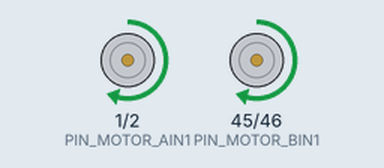
The sketch below on a simulated ESP32-S3. On the bench: motor-driver pin pairs drawn as motors (green arrow = first pin HIGH = forward, orange = second pin HIGH = backward, longer = more drive). What the sketch prints to the serial monitor is not drawn.

Above: at 3.0 s.
At 5.8 s:
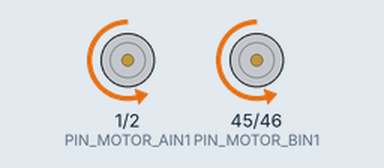
At 8.2 s:
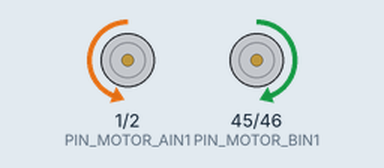
At 13.3 s:
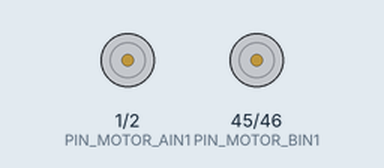
Timing chart, 0 to 19.6 s (numbered marks = the images above):
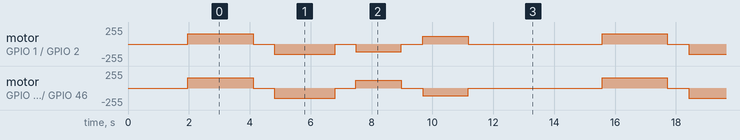

Measured:
- by itself, motor on GPIO 1 (PIN_MOTOR_AIN1) / GPIO 2 (PIN_MOTOR_AIN2): repeats every 13.6 s: stopped 0.70 s, backward 153/255 2.0 s, stopped 0.67 s, backward 115/255 1.5 s, stopped 0.70 s, forward 115/255 1.5 s, stopped 4.4 s, forward 153/255 2.1 s
- by itself, motor on GPIO 45 (PIN_MOTOR_BIN1) / GPIO 46 (PIN_MOTOR_BIN2): repeats every 13.6 s: stopped 0.70 s, backward 153/255 2.0 s, stopped 0.67 s, forward 115/255 1.5 s, stopped 0.70 s, backward 115/255 1.5 s, stopped 4.4 s, forward 153/255 2.1 s

The sketch:

02_motor.ino
```cpp
#include "pinmap.h"

/* ============================================================================
 *  02_motor.ino  ——  TB6612FNG 驱动 4 个 TT 电机（方向脚直接吃 PWM 调速）
 *  ---------------------------------------------------------------------------
 *  【目标】
 *    1) 用 TB6612 让 4 个 TT 减速电机（左 2 个并联、右 2 个并联）正常前进/后退；
 *    2) 演示差速转弯：原地左转 / 原地右转；
 *    3) ★ 特殊设计：TB6612 的 PWMA / PWMB 在硬件上直接接死 3V3（一直 100% 使能），
 *       所以用 AIN1/AIN2/BIN1/BIN2 四个"方向脚"直接输出 PWM 来调速——
 *       前进：AIN1=PWM, AIN2=0；后退：AIN1=0, AIN2=PWM；
 *       两脚都 0 = 滑行（断电，轮子自己滚）；两脚都 1 = 刹车（电机绕组短接）。
 *       （这样能少用 2 个引脚，本板 30 个 GPIO 一个都不剩，详见 docs\01 第 1.3 节）
 *    4) ★ 提供 motorSet(leftPerMille, rightPerMille) 接口（-1000 ~ +1000 千分比），
 *       内部带"加速度限制软启动"：每 5ms 最多变化 20‰。
 *       为什么？电机启动瞬间电流是平时的 5~10 倍，直接给满速会让 5V 被拉塌、
 *       ESP32 掉电重启（现象是"电机一动主控就重启"）。软启动就是为了避免这个。
 *    5) 上电自动跑测试序列：前进 2s → 停 → 后退 2s → 停 → 原地左转 → 原地右转 → 停。
 *
 *  【接线】（详见 docs\01_接线总表.md 第 3.5 节）
 *      TB6612 VM    → 5V            （★ 一定不要接电池 7.4V，TT 电机额定 3~6V）
 *      TB6612 VCC   → 3V3           （逻辑电源）
 *      TB6612 GND   → GND           （必须共地）
 *      TB6612 STBY  → 3V3           （拉高才工作）
 *      TB6612 PWMA  → 3V3           （本项目"方向脚吃 PWM"，PWMA/PWMB 拉满）
 *      TB6612 PWMB  → 3V3
 *      TB6612 AIN1  → GPIO 1        (PIN_MOTOR_AIN1)
 *      TB6612 AIN2  → GPIO 2        (PIN_MOTOR_AIN2)
 *      TB6612 BIN1  → GPIO 45       (PIN_MOTOR_BIN1)
 *      TB6612 BIN2  → GPIO 46       (PIN_MOTOR_BIN2)
 *      AOUT1/AOUT2  → 左侧两个电机（红接红、黑接黑，并联）
 *      BOUT1/BOUT2  → 右侧两个电机（同上）
 *    5V 母排上请并一个 1000µF 电解电容（正极接 5V、负极接 GND），
 *    它是电机启动瞬间的"蓄水池"，没有它很容易重启。
 *
 *  【预期现象】
 *    - 串口打印 [OK] 引脚表和参数；
 *    - 车（建议先架空）按顺序：前进 → 停 → 后退 → 停 → 原地左转 → 原地右转 → 停；
 *    - 每次启动/换向都是"慢慢加速"，没有"咔"的一下猛冲；
 *    - 串口每轮结束打印 [OK] 一轮测试结束，3 秒后自动再来一遍。
 *
 *  【常见错误】
 *    - 一个方向能转、另一个方向不转：PWMA/PWMB 没接到 3V3（这是最常见的）。
 *    - 轮子转向和预期相反：不用重插线！把下面 MOTOR_LEFT_INVERT / MOTOR_RIGHT_INVERT
 *      改成 1，重新烧录即可（左边反了就改 LEFT，右边反了改 RIGHT）。
 *    - 电机一动就重启/串口断：5V 供电不够 → 加 1000µF 电容、用足量电池、
 *      把 MOTOR_MAX_PERMILLE 从 700 降到 500 再试。
 *    - 电机只抖不转：BIN1/BIN2 是 GPIO45/46（启动脚），如果接错到别的脚会抖；
 *      另外检查电池电压是否低于 6V。
 *    - 上电瞬间轮子抽一下：GPIO45/46 是启动配置脚，上电瞬间电平由板子决定，
 *      TB6612 内部下拉会让电机保持静止，抽一下属正常，不会真跑。
 * ==========================================================================*/

#include <esp_arduino_version.h>   // 用来判断 ESP32 Arduino core 是 2.x 还是 3.x

/* ==========================================================================
 *  1. 可调参数（小白只需要改这一小块）
 * ==========================================================================*/
#define MOTOR_LEFT_INVERT    0   // 左轮转向反了 → 改成 1
#define MOTOR_RIGHT_INVERT   0   // 右轮转向反了 → 改成 1

#define MOTOR_MAX_PERMILLE 700   // 最高只给 70% 占空比（保护 5V 电源，见 docs\01 第 1.3 节第 6 条）
#define MOTOR_RAMP_STEP     20   // 软启动：每 5ms 最多变化 20‰（=每秒最多 4000‰，0.25 秒到满速）
#define MOTOR_RAMP_MS        5   // 软启动的时间刻度

#define MOTOR_TEST_SPEED   600   // 自动测试时的前进/后退速度（600‰ = 60%）
#define MOTOR_TURN_SPEED   450   // 原地转弯速度

/* ==========================================================================
 *  2. LEDC(PWM) 两套 API 的兼容层
 *     - ESP32 Arduino core 3.x：ledcAttach(pin, freq, res) / ledcWrite(pin, duty)
 *     - ESP32 Arduino core 2.x：ledcSetup(ch, freq, res) + ledcAttachPin(pin, ch)
 *                              / ledcWrite(ch, duty)
 *     用 ESP_ARDUINO_VERSION_MAJOR 自动判断，你不需要改任何东西。
 * ==========================================================================*/
#if ESP_ARDUINO_VERSION_MAJOR < 3
  // ---- core 2.x：以"通道号"为句柄 ----
  #define MOTOR_LEDC_ATTACH(pin, ch) \
    (ledcSetup((ch), MOTOR_PWM_FREQ, MOTOR_PWM_RES) > 0 ? (ledcAttachPin((pin), (ch)), true) : false)
  #define MOTOR_LEDC_WRITE(pin, ch, duty) ledcWrite((ch), (duty))
#else
  // ---- core 3.x：以"引脚号"为句柄 ----
  #define MOTOR_LEDC_ATTACH(pin, ch)      ledcAttach((pin), MOTOR_PWM_FREQ, MOTOR_PWM_RES)
  #define MOTOR_LEDC_WRITE(pin, ch, duty) ledcWrite((pin), (duty))
#endif

// core 2.x 需要自己挑通道号；core 3.x 会自动分配（这两个宏在 3.x 下不使用）。
// 选 4~7 号通道，把 0~3 号留给舵机等其它 PWM 外设，以后合并代码不会打架。
#define MOTOR_CH_AIN1 4
#define MOTOR_CH_AIN2 5
#define MOTOR_CH_BIN1 6
#define MOTOR_CH_BIN2 7

/* ==========================================================================
 *  3. 内部状态
 * ==========================================================================*/
static int      s_targetL   = 0;   // 目标速度（‰，已做转向修正和限幅）
static int      s_targetR   = 0;
static int      s_curL      = 0;   // 当前真实输出的速度（‰），会一点点追上目标
static int      s_curR      = 0;
static uint32_t s_lastRamp  = 0;   // 上一次做加速度计算的时刻

/* ==========================================================================
 *  4. 底层：把 -1000 ~ +1000 变成四个方向脚上的 PWM
 * ==========================================================================*/
static void motorWrite(int left, int right) {
  int aL = (left  < 0) ? -left  : left;
  int aR = (right < 0) ? -right : right;
  uint32_t dutyL = (uint32_t)aL * (uint32_t)MOTOR_PWM_MAX / 1000UL;
  uint32_t dutyR = (uint32_t)aR * (uint32_t)MOTOR_PWM_MAX / 1000UL;

  // ---- 左轮：A 通道 ----
  if (left > 0) {                                   // 前进：AIN1 = PWM, AIN2 = 0
    MOTOR_LEDC_WRITE(PIN_MOTOR_AIN1, MOTOR_CH_AIN1, dutyL);
    MOTOR_LEDC_WRITE(PIN_MOTOR_AIN2, MOTOR_CH_AIN2, 0);
  } else if (left < 0) {                            // 后退：AIN1 = 0, AIN2 = PWM
    MOTOR_LEDC_WRITE(PIN_MOTOR_AIN1, MOTOR_CH_AIN1, 0);
    MOTOR_LEDC_WRITE(PIN_MOTOR_AIN2, MOTOR_CH_AIN2, dutyL);
  } else {                                          // 0：两脚都 0 = 滑行（断电）
    MOTOR_LEDC_WRITE(PIN_MOTOR_AIN1, MOTOR_CH_AIN1, 0);
    MOTOR_LEDC_WRITE(PIN_MOTOR_AIN2, MOTOR_CH_AIN2, 0);
  }

  // ---- 右轮：B 通道 ----
  if (right > 0) {
    MOTOR_LEDC_WRITE(PIN_MOTOR_BIN1, MOTOR_CH_BIN1, dutyR);
    MOTOR_LEDC_WRITE(PIN_MOTOR_BIN2, MOTOR_CH_BIN2, 0);
  } else if (right < 0) {
    MOTOR_LEDC_WRITE(PIN_MOTOR_BIN1, MOTOR_CH_BIN1, 0);
    MOTOR_LEDC_WRITE(PIN_MOTOR_BIN2, MOTOR_CH_BIN2, dutyR);
  } else {
    MOTOR_LEDC_WRITE(PIN_MOTOR_BIN1, MOTOR_CH_BIN1, 0);
    MOTOR_LEDC_WRITE(PIN_MOTOR_BIN2, MOTOR_CH_BIN2, 0);
  }
}

// 把 cur 每次朝 target 挪一步（最多挪 step），到了就停住
static int stepToward(int cur, int target, int step) {
  if (cur < target) {
    cur += step;
    if (cur > target) cur = target;
  } else if (cur > target) {
    cur -= step;
    if (cur < target) cur = target;
  }
  return cur;
}

/* ==========================================================================
 *  5. 对外接口
 * ==========================================================================*/

// 设置左右轮目标速度，-1000 ~ +1000（千分比）。正数=前进，负数=后退。
// 注意：这里只记下目标，真正的加速过程由 motorUpdate() 在 loop() 里分步完成，
//       所以 loop() 必须不停地调用 motorUpdate()（本文件已经写好了）。
void motorSet(int leftPerMille, int rightPerMille) {
  int l = constrain(leftPerMille,  -1000, 1000);
  int r = constrain(rightPerMille, -1000, 1000);

  // 转向修正：用户不用重插线，改上面的宏就行
  if (MOTOR_LEFT_INVERT)  l = -l;
  if (MOTOR_RIGHT_INVERT) r = -r;

  // 限幅保护电源
  if (l >  MOTOR_MAX_PERMILLE) l =  MOTOR_MAX_PERMILLE;
  if (l < -MOTOR_MAX_PERMILLE) l = -MOTOR_MAX_PERMILLE;
  if (r >  MOTOR_MAX_PERMILLE) r =  MOTOR_MAX_PERMILLE;
  if (r < -MOTOR_MAX_PERMILLE) r = -MOTOR_MAX_PERMILLE;

  s_targetL = l;
  s_targetR = r;
}

// 必须每圈都调用！它负责"每 5ms 最多变 20‰"的软启动 / 软减速。
void motorUpdate(void) {
  uint32_t now = millis();
  uint32_t dt  = now - s_lastRamp;
  if (dt < MOTOR_RAMP_MS) return;

  uint32_t steps = dt / MOTOR_RAMP_MS;      // 这次该走几步（掉帧时补上）
  if (steps > 4) steps = 4;                 // 最多补 4 步(=20ms)，防止主程序卡顿后突然猛加速
  s_lastRamp += steps * MOTOR_RAMP_MS;

  int beforeL = s_curL;
  int beforeR = s_curR;
  while (steps--) {
    s_curL = stepToward(s_curL, s_targetL, MOTOR_RAMP_STEP);
    s_curR = stepToward(s_curR, s_targetR, MOTOR_RAMP_STEP);
    if (s_curL == s_targetL && s_curR == s_targetR) break;
  }

  if (s_curL != beforeL || s_curR != beforeR) motorWrite(s_curL, s_curR);
}

// 正常停止：目标设 0，靠 motorUpdate() 平滑减到 0（滑行停，轮子会再滚一小段）。
// 想"立刻"停见 motorCoastNow() / motorBrake()。
void motorStop(void) {
  s_targetL = 0;
  s_targetR = 0;
}

// 立刻断电滑行：直接写 0，不等减速过程。紧急情况用（省电、不伤电机）。
void motorCoastNow(void) {
  s_targetL = 0;
  s_targetR = 0;
  s_curL    = 0;
  s_curR    = 0;
  motorWrite(0, 0);
  s_lastRamp = millis();
}

// 立刻刹车：两个方向脚同时拉高 → TB6612 把电机绕组短接 → 转子被"抱住"。
// 比滑行停得快得多，但会有一点机械冲击，正常停车还是建议 motorStop()。
// ⚠ 只在【低速或已经停住】时用。高速时直接刹车会让电流瞬间冲高，5V 容易被拉塌、
//   主控重启（重则伤驱动板）。高速要停，请先 motorStop() 让它减速，再刹车。
void motorBrake(void) {
  s_targetL = 0;
  s_targetR = 0;
  s_curL    = 0;
  s_curR    = 0;
  MOTOR_LEDC_WRITE(PIN_MOTOR_AIN1, MOTOR_CH_AIN1, MOTOR_PWM_MAX);
  MOTOR_LEDC_WRITE(PIN_MOTOR_AIN2, MOTOR_CH_AIN2, MOTOR_PWM_MAX);
  MOTOR_LEDC_WRITE(PIN_MOTOR_BIN1, MOTOR_CH_BIN1, MOTOR_PWM_MAX);
  MOTOR_LEDC_WRITE(PIN_MOTOR_BIN2, MOTOR_CH_BIN2, MOTOR_PWM_MAX);
  s_lastRamp = millis();
}

/* ==========================================================================
 *  6. 初始化 + 自动测试
 * ==========================================================================*/

// 一边等时间，一边不停喂 motorUpdate()，让软启动正常走
static void pumpMotor(uint32_t ms) {
  uint32_t t0 = millis();
  while (millis() - t0 < ms) {
    motorUpdate();
    delay(1);
  }
}

void setup() {
  Serial.begin(115200);
  delay(400);

  Serial.println();
  Serial.println("==================================================");
  Serial.println(" AI-Robot v1.0 | 02_motor | TB6612 x4 TT motor");
  Serial.println("==================================================");

  // ---------- 6.1 串口自检：引脚表 ----------
  Serial.println("[OK] 串口正常 (115200)");
  Serial.printf("[OK] 电机方向脚: AIN1=GPIO%d  AIN2=GPIO%d  BIN1=GPIO%d  BIN2=GPIO%d\n",
                PIN_MOTOR_AIN1, PIN_MOTOR_AIN2, PIN_MOTOR_BIN1, PIN_MOTOR_BIN2);
  Serial.println("[OK] PWMA=3V3  PWMB=3V3  STBY=3V3  （方向脚直接输出 PWM）");
  Serial.println("[OK] 左侧=两个左轮并联(A 通道)，右侧=两个右轮并联(B 通道)");
  Serial.printf("[OK] PWM: %d Hz / %d 位 / 0~%d，最高限 %d‰\n",
                MOTOR_PWM_FREQ, MOTOR_PWM_RES, MOTOR_PWM_MAX, MOTOR_MAX_PERMILLE);
  Serial.printf("[OK] 软启动: 每 %dms 最多变化 %d‰\n", MOTOR_RAMP_MS, MOTOR_RAMP_STEP);
  Serial.printf("[OK] 转向修正: LEFT_INVERT=%d  RIGHT_INVERT=%d\n",
                MOTOR_LEFT_INVERT, MOTOR_RIGHT_INVERT);
  Serial.println("[!] 第一次测试请把车架空（轮子不着地），防止接错线冲出去");

  // ---------- 6.2 初始化 4 路 PWM ----------
  bool ok = true;
  if (!MOTOR_LEDC_ATTACH(PIN_MOTOR_AIN1, MOTOR_CH_AIN1)) ok = false;
  if (!MOTOR_LEDC_ATTACH(PIN_MOTOR_AIN2, MOTOR_CH_AIN2)) ok = false;
  if (!MOTOR_LEDC_ATTACH(PIN_MOTOR_BIN1, MOTOR_CH_BIN1)) ok = false;
  if (!MOTOR_LEDC_ATTACH(PIN_MOTOR_BIN2, MOTOR_CH_BIN2)) ok = false;

  if (!ok) {
    Serial.println("[FAIL] PWM(LEDC) 初始化失败：引脚被占用或通道不够，检查接线后重启");
    while (true) delay(1000);
  }
  Serial.println("[OK] 4 路 PWM 初始化完成");

  // 先保证四个方向脚都是低电平 → 电机静止（安全第一）
  motorCoastNow();
  Serial.println("[OK] 电机已置为静止状态");
  Serial.println("[OK] 1.5 秒后开始自动测试序列（请确认车已架空）");
  delay(1500);
}

void loop() {
  Serial.println();
  Serial.println("---- 自动测试开始 ----");

  Serial.println("[OK] 1/6 前进 2 秒（左 +600‰ / 右 +600‰）");
  motorSet(MOTOR_TEST_SPEED, MOTOR_TEST_SPEED);
  pumpMotor(2000);

  Serial.println("[OK] 2/6 滑行停止（软减速 0.7 秒）");
  motorStop();
  pumpMotor(700);

  Serial.println("[OK] 3/6 后退 2 秒（左 -600‰ / 右 -600‰）");
  motorSet(-MOTOR_TEST_SPEED, -MOTOR_TEST_SPEED);
  pumpMotor(2000);
  motorStop();
  pumpMotor(700);

  Serial.println("[OK] 4/6 原地左转（左轮后退 / 右轮前进）");
  motorSet(-MOTOR_TURN_SPEED, MOTOR_TURN_SPEED);
  pumpMotor(1500);
  motorStop();
  pumpMotor(700);

  Serial.println("[OK] 5/6 原地右转（左轮前进 / 右轮后退）");
  motorSet(MOTOR_TURN_SPEED, -MOTOR_TURN_SPEED);
  pumpMotor(1500);
  motorStop();
  pumpMotor(700);

  Serial.println("[OK] 6/6 刹车演示（两脚同时拉高 = 电机绕组短接）");
  motorBrake();
  delay(800);
  motorCoastNow();

  Serial.println("[OK] 一轮测试结束，3 秒后自动重复");
  Serial.printf("[OK] 实测: 加速 %d‰ 用时约 %lu ms\n",
                MOTOR_TEST_SPEED,
                (unsigned long)(MOTOR_TEST_SPEED / MOTOR_RAMP_STEP) * MOTOR_RAMP_MS);
  delay(3000);
}
```

pinmap.h
```cpp
/* ============================================================================
 *  AI-Robot · 引脚总表（唯一权威来源 / Single Source of Truth）
 *  板卡 : ESP32-S3-DevKitC-1  N16R8  (16MB Flash + 8MB OPI PSRAM)
 *  版本 : v1.0
 *  ---------------------------------------------------------------------------
 *  【铁律】
 *   1) 所有 .ino 一律 #include "pinmap.h"，绝对不要在 .ino 里写死引脚数字。
 *   2) 要改引脚只改这个文件，然后运行 tools\sync_pinmap.ps1 同步到所有 sketch。
 *   3) 本板 30 个可用 GPIO 被 7 个模块用满，一个不剩。想加东西必须先砍东西。
 *   4) 上传代码请用【UART 口】那颗 Type-C；【USB 口】平时不要插（详见 docs/01）。
 * ==========================================================================*/

#pragma once

/* ---------------- 1. 摄像头 OV2640 (DVP 并口, 14 根信号) ---------------- */
#define PIN_CAM_D0        4    /* 摄像头都是 3.3V 信号, 不要接 5V           */
#define PIN_CAM_D1        5
#define PIN_CAM_D2        6
#define PIN_CAM_D3        7
#define PIN_CAM_D4        8
#define PIN_CAM_D5        9
#define PIN_CAM_D6       10
#define PIN_CAM_D7       11
#define PIN_CAM_XCLK     12    /* 主时钟。★本项目实物模块自带 24M 晶振、没有
                                * XCLK 脚，所以这个脚实际【空着】——可以当备用
                                * 引脚（加蜂鸣器/按键/灯都行）。换成带 XCLK 的
                                * 模块时就自动用上它，不用改代码。              */
#define PIN_CAM_PCLK     13    /* 像素时钟, 摄像头输出给 ESP32             */
#define PIN_CAM_VSYNC    14    /* 帧同步                                   */
#define PIN_CAM_HREF     15    /* 行同步                                   */
#define PIN_CAM_SIOD     16    /* SCCB 数据 (类 I2C)                       */
#define PIN_CAM_SIOC     17    /* SCCB 时钟                                */
/* RST 直接插 3V3, PWDN 直接插 GND —— 不占 GPIO */

/* ---------------- 2. 2.4 寸 ST7789 彩屏 (SPI, 4 根) -------------------- */
#define PIN_TFT_SCL      21    /* = SCK                                    */
#define PIN_TFT_SDA      47    /* = MOSI                                   */
#define PIN_TFT_CS        3    /* GPIO3 是 JTAG 源选择脚; 出厂 eFuse 下不生效,
                                * 屏幕 CS 平时是高电平/悬空, 不会误触发。安全。  */
#define PIN_TFT_DC       38    /* v1.1 开发板的板载 RGB 灯在这个脚 -> 会跟着闪,
                                * 属正常现象, 不影响显示                           */
/* TFT RST 插 3V3, BLK 插 3V3 —— 不占 GPIO (屏幕常亮) */

/* ---------------- 3. 音频 I2S (麦克风 + 功放 共用 BCLK/WS) ------------- */
#define PIN_I2S_BCLK     39    /* 录放共用 (分时复用, 不会同时用)          */
#define PIN_I2S_WS       40    /* = LRC / LRCLK                            */
#define PIN_I2S_MIC_SD   41    /* INMP441 的 SD  -> ESP32 (输入)           */
#define PIN_I2S_AMP_DIN  42    /* ESP32 -> MAX98357A 的 DIN (输出)         */

/* ---------------- 4. TB6612FNG 电机驱动 (2 通道带 4 个 TT 电机) -------- */
/* 用"方向脚直接吃 PWM"的方式驱动, 省下 2 个引脚。左轮 A 通道, 右轮 B 通道 */
#define PIN_MOTOR_AIN1    1
#define PIN_MOTOR_AIN2    2
#define PIN_MOTOR_BIN1   45    /* 上电必须为低 -> 模块内部下拉, 电机静止   */
#define PIN_MOTOR_BIN2   46    /* 同上                                     */
/* STBY 直接插 3V3 (常开), VM 接 5V, VCC 接 3V3 */

/* ---------------- 5. 云台 SG90 x2 ------------------------------------- */
#define PIN_SERVO_PAN    18    /* 水平 (左右转头)                          */
#define PIN_SERVO_TILT   48    /* 俯仰 (抬头低头)。板载 RGB 灯: v1.0 板在
                                * GPIO48、v1.1 板在 GPIO38, 所以这个脚和屏幕
                                * DC 脚都可能让 RGB 灯跟着闪 —— 纯外观, 无害 */

/* ---------------- 6. HC-SR04 超声波 (宽压版, 供 3V3) ------------------ */
#define PIN_SONAR_TRIG   19    /* 这两个脚原是 USB D-/D+, 用普通 GPIO 后   */
#define PIN_SONAR_ECHO   20    /* 就【不能插 USB 口】, 见 docs/01           */

/* ---------------- 7. 预留 / 禁碰 -------------------------------------- */
#define PIN_BOOT_BTN      0    /* 板载 BOOT 键: 当"按住说话"用, 不用接线   */
#define PIN_UART_TX      43    /* 串口监视器 (UART 口), 不要接模块         */
#define PIN_UART_RX      44    /* 同上, 且被 CP2102 拉着, 不要用           */

/* ---------------- 8. 编译期自检 (防止手滑改成禁区引脚) ---------------- */
#define ROBOT_GUARD(pin)                                                      \
  static_assert(((pin) != 0) && ((pin) < 26 || (pin) > 37),                   \
                "引脚落在禁区: 0=BOOT 或 26-37=Flash/PSRAM -> " #pin);
/* 26-32 = 板载 Flash, 33-37 = 8MB OPI PSRAM (N16R8 专有), 都不能用 */

ROBOT_GUARD(PIN_CAM_D0)  ROBOT_GUARD(PIN_CAM_D1)  ROBOT_GUARD(PIN_CAM_D2)
ROBOT_GUARD(PIN_CAM_D3)  ROBOT_GUARD(PIN_CAM_D4)  ROBOT_GUARD(PIN_CAM_D5)
ROBOT_GUARD(PIN_CAM_D6)  ROBOT_GUARD(PIN_CAM_D7)  ROBOT_GUARD(PIN_CAM_XCLK)
ROBOT_GUARD(PIN_CAM_PCLK) ROBOT_GUARD(PIN_CAM_VSYNC) ROBOT_GUARD(PIN_CAM_HREF)
ROBOT_GUARD(PIN_CAM_SIOD) ROBOT_GUARD(PIN_CAM_SIOC)
ROBOT_GUARD(PIN_TFT_SCL) ROBOT_GUARD(PIN_TFT_SDA)
ROBOT_GUARD(PIN_TFT_CS)  ROBOT_GUARD(PIN_TFT_DC)
ROBOT_GUARD(PIN_I2S_BCLK) ROBOT_GUARD(PIN_I2S_WS)
ROBOT_GUARD(PIN_I2S_MIC_SD) ROBOT_GUARD(PIN_I2S_AMP_DIN)
ROBOT_GUARD(PIN_MOTOR_AIN1) ROBOT_GUARD(PIN_MOTOR_AIN2)
ROBOT_GUARD(PIN_MOTOR_BIN1) ROBOT_GUARD(PIN_MOTOR_BIN2)
ROBOT_GUARD(PIN_SERVO_PAN)  ROBOT_GUARD(PIN_SERVO_TILT)
ROBOT_GUARD(PIN_SONAR_TRIG) ROBOT_GUARD(PIN_SONAR_ECHO)

/* ---------------- 9. 常用参数 ----------------------------------------- */
#define MOTOR_PWM_FREQ   20000 /* 20kHz, 超出人耳范围, 电机不尖叫        */
#define MOTOR_PWM_RES       10 /* 10 位 -> 0~1023                        */
#define MOTOR_PWM_MAX     1023
#define SERVO_FREQ          50 /* 舵机标准 50Hz                          */
#define SERVO_MIN_US      500 /* 0.5ms -> 0 度  (SG90 约 0~180 度)      */
#define SERVO_MAX_US     2500 /* 2.5ms -> 180 度                        */
```
